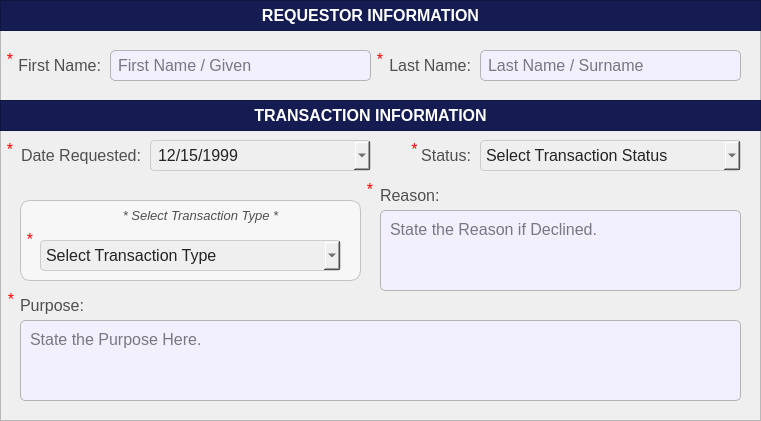
  <widget class="QFrame" name="basePopUpBodyFrame">
   <property name="geometry">
    <rect>
     <x>10</x>
     <y>50</y>
     <width>761</width>
     <height>421</height>
    </rect>
   </property>
   <property name="styleSheet">
    <string notr="true">#basePopUpBodyFrame {
	background-color: rgb(247, 247, 247);
	border: 1px solid rgb(194, 194, 194);
	border-radius: 10px;
}</string>
   </property>
   <property name="frameShape">
    <enum>QFrame::Shape::StyledPanel</enum>
   </property>
   <property name="frameShadow">
    <enum>QFrame::Shadow::Raised</enum>
   </property>
   <widget class="QFrame" name="basePopUpTitleFrame_3">
    <property name="geometry">
     <rect>
      <x>0</x>
      <y>100</y>
      <width>761</width>
      <height>31</height>
     </rect>
    </property>
    <property name="styleSheet">
     <string notr="true">#basePopUpTitleFrame_3 {
	background-color: #141c52;
}</string>
    </property>
    <property name="frameShape">
     <enum>QFrame::Shape::StyledPanel</enum>
    </property>
    <property name="frameShadow">
     <enum>QFrame::Shadow::Raised</enum>
    </property>
    <widget class="QLabel" name="label_title_3">
     <property name="geometry">
      <rect>
       <x>0</x>
       <y>0</y>
       <width>741</width>
       <height>31</height>
      </rect>
     </property>
     <property name="font">
      <font>
       <family>Arial</family>
       <pointsize>12</pointsize>
       <bold>true</bold>
      </font>
     </property>
     <property name="styleSheet">
      <string notr="true">#label_title_3{
	background-color:transparent;
	color: rgb(255, 255, 255);
}</string>
     </property>
     <property name="text">
      <string>TRANSACTION INFORMATION</string>
     </property>
     <property name="alignment">
      <set>Qt::AlignmentFlag::AlignCenter</set>
     </property>
    </widget>
   </widget>
   <widget class="QLineEdit" name="register_BusinessOwnerFirstName">
    <property name="geometry">
     <rect>
      <x>110</x>
      <y>50</y>
      <width>261</width>
      <height>31</height>
     </rect>
    </property>
    <property name="font">
     <font>
      <family>Arial</family>
      <pointsize>12</pointsize>
     </font>
    </property>
    <property name="styleSheet">
     <string notr="true">#register_BusinessOwnerFirstName{
	border: 1px solid #b3b3b3;  /* Black border */
    border-radius: 5px;        /* Rounded corners */
    padding: 5px;               /* Inner spacing */
    background-color: #f2efff;  /* Gray background */
    color: #000000; 
}

</string>
    </property>
    <property name="text">
     <string/>
    </property>
    <property name="maxLength">
     <number>50</number>
    </property>
    <property name="placeholderText">
     <string>First Name / Given</string>
    </property>
   </widget>
   <widget class="QLabel" name="register_labelBusinessStatus">
    <property name="geometry">
     <rect>
      <x>390</x>
      <y>140</y>
      <width>81</width>
      <height>31</height>
     </rect>
    </property>
    <property name="font">
     <font>
      <family>Arial</family>
      <pointsize>12</pointsize>
     </font>
    </property>
    <property name="styleSheet">
     <string notr="true">#register_labelBusinessStatus{
	background-color:transparent;
	color:#4f4f4f;
}</string>
    </property>
    <property name="text">
     <string>Status:</string>
    </property>
    <property name="alignment">
     <set>Qt::AlignmentFlag::AlignRight|Qt::AlignmentFlag::AlignTrailing|Qt::AlignmentFlag::AlignVCenter</set>
    </property>
   </widget>
   <widget class="QLabel" name="register_labelPurpose">
    <property name="geometry">
     <rect>
      <x>20</x>
      <y>290</y>
      <width>71</width>
      <height>31</height>
     </rect>
    </property>
    <property name="font">
     <font>
      <family>Arial</family>
      <pointsize>12</pointsize>
     </font>
    </property>
    <property name="styleSheet">
     <string notr="true">#register_labelPurpose{
	background-color:transparent;
	color:#4f4f4f;
}</string>
    </property>
    <property name="text">
     <string>Purpose:</string>
    </property>
    <property name="alignment">
     <set>Qt::AlignmentFlag::AlignLeading|Qt::AlignmentFlag::AlignLeft|Qt::AlignmentFlag::AlignVCenter</set>
    </property>
   </widget>
   <widget class="QComboBox" name="register_comboBox_TransactionStatus">
    <property name="geometry">
     <rect>
      <x>480</x>
      <y>140</y>
      <width>261</width>
      <height>31</height>
     </rect>
    </property>
    <property name="font">
     <font>
      <family>Arial</family>
      <pointsize>12</pointsize>
     </font>
    </property>
    <property name="styleSheet">
     <string notr="true">#register_comboBox_TransactionStatus{
	background-color: rgb(239, 239, 239); /* Correct property name */
    color: #242424; /* Set text color to black for better contrast */
    border: 1px solid #ccc; /* Optional: Add a light border */
    padding: 5px; /* Optional: Add some padding */
    border-radius: 4px; /* Optional: Rounded corners */
}</string>
    </property>
    <property name="placeholderText">
     <string>Select Transaction Status</string>
    </property>
    <property name="duplicatesEnabled">
     <bool>false</bool>
    </property>
    <item>
     <property name="text">
      <string>Pending</string>
     </property>
    </item>
    <item>
     <property name="text">
      <string>Approved</string>
     </property>
    </item>
    <item>
     <property name="text">
      <string>Declined</string>
     </property>
    </item>
   </widget>
   <widget class="QLabel" name="register_labelBusinessOwnerName">
    <property name="geometry">
     <rect>
      <x>10</x>
      <y>50</y>
      <width>91</width>
      <height>31</height>
     </rect>
    </property>
    <property name="font">
     <font>
      <family>Arial</family>
      <pointsize>12</pointsize>
     </font>
    </property>
    <property name="styleSheet">
     <string notr="true">#register_labelBusinessOwnerName{
	background-color:transparent;
	color:#4f4f4f;
}</string>
    </property>
    <property name="text">
     <string>First Name:</string>
    </property>
    <property name="alignment">
     <set>Qt::AlignmentFlag::AlignRight|Qt::AlignmentFlag::AlignTrailing|Qt::AlignmentFlag::AlignVCenter</set>
    </property>
   </widget>
   <widget class="QLineEdit" name="register_BusinessOwnerLastName">
    <property name="geometry">
     <rect>
      <x>480</x>
      <y>50</y>
      <width>261</width>
      <height>31</height>
     </rect>
    </property>
    <property name="font">
     <font>
      <family>Arial</family>
      <pointsize>12</pointsize>
     </font>
    </property>
    <property name="styleSheet">
     <string notr="true">#register_BusinessOwnerLastName{
	border: 1px solid #b3b3b3;  /* Black border */
    border-radius: 5px;        /* Rounded corners */
    padding: 5px;               /* Inner spacing */
    background-color: #f2efff;  /* Gray background */
    color: #000000; 
}

</string>
    </property>
    <property name="text">
     <string/>
    </property>
    <property name="maxLength">
     <number>50</number>
    </property>
    <property name="placeholderText">
     <string>Last Name / Surname</string>
    </property>
   </widget>
   <widget class="QLabel" name="register_labelBusinessOwnerName_2">
    <property name="geometry">
     <rect>
      <x>380</x>
      <y>50</y>
      <width>91</width>
      <height>31</height>
     </rect>
    </property>
    <property name="font">
     <font>
      <family>Arial</family>
      <pointsize>12</pointsize>
     </font>
    </property>
    <property name="styleSheet">
     <string notr="true">#register_labelBusinessOwnerName_2{
	background-color:transparent;
	color:#4f4f4f;
}</string>
    </property>
    <property name="text">
     <string>Last Name:</string>
    </property>
    <property name="alignment">
     <set>Qt::AlignmentFlag::AlignRight|Qt::AlignmentFlag::AlignTrailing|Qt::AlignmentFlag::AlignVCenter</set>
    </property>
   </widget>
   <widget class="QFrame" name="basePopUpTitleFrame_4">
    <property name="geometry">
     <rect>
      <x>0</x>
      <y>0</y>
      <width>761</width>
      <height>31</height>
     </rect>
    </property>
    <property name="styleSheet">
     <string notr="true">#basePopUpTitleFrame_4 {
	background-color: #141c52;
}</string>
    </property>
    <property name="frameShape">
     <enum>QFrame::Shape::StyledPanel</enum>
    </property>
    <property name="frameShadow">
     <enum>QFrame::Shadow::Raised</enum>
    </property>
    <widget class="QLabel" name="label_title_4">
     <property name="geometry">
      <rect>
       <x>0</x>
       <y>0</y>
       <width>741</width>
       <height>31</height>
      </rect>
     </property>
     <property name="font">
      <font>
       <family>Arial</family>
       <pointsize>12</pointsize>
       <bold>true</bold>
      </font>
     </property>
     <property name="styleSheet">
      <string notr="true">#label_title_4{
	background-color:transparent;
	color: rgb(255, 255, 255);
}</string>
     </property>
     <property name="text">
      <string>REQUESTOR INFORMATION</string>
     </property>
     <property name="alignment">
      <set>Qt::AlignmentFlag::AlignCenter</set>
     </property>
    </widget>
   </widget>
   <widget class="QPlainTextEdit" name="register_Purpose">
    <property name="geometry">
     <rect>
      <x>20</x>
      <y>320</y>
      <width>721</width>
      <height>81</height>
     </rect>
    </property>
    <property name="font">
     <font>
      <family>Arial</family>
      <pointsize>12</pointsize>
     </font>
    </property>
    <property name="styleSheet">
     <string notr="true">#register_Purpose{
	border: 1px solid #b3b3b3;  /* Black border */
    border-radius: 5px;        /* Rounded corners */
    padding: 5px;               /* Inner spacing */
    background-color: #f2efff;  /* Gray background */
    color: #000000; 
}

</string>
    </property>
    <property name="placeholderText">
     <string>State the Purpose Here.</string>
    </property>
   </widget>
   <widget class="QDateEdit" name="register_transaction_date_daterequested">
    <property name="geometry">
     <rect>
      <x>150</x>
      <y>140</y>
      <width>221</width>
      <height>31</height>
     </rect>
    </property>
    <property name="font">
     <font>
      <family>Arial</family>
      <pointsize>12</pointsize>
     </font>
    </property>
    <property name="styleSheet">
     <string notr="true">#register_transaction_date_daterequested{
	background-color: rgb(239, 239, 239); /* Correct property name */
    color: #242424; /* Set text color to black for better contrast */
    border: 1px solid #ccc; /* Optional: Add a light border */
    padding: 5px; /* Optional: Add some padding */
    border-radius: 4px; /* Optional: Rounded corners */
}</string>
    </property>
    <property name="dateTime">
     <datetime>
      <hour>0</hour>
      <minute>0</minute>
      <second>0</second>
      <year>1999</year>
      <month>12</month>
      <day>15</day>
     </datetime>
    </property>
    <property name="displayFormat">
     <string>MM/dd/yyyy</string>
    </property>
    <property name="calendarPopup">
     <bool>true</bool>
    </property>
    <property name="currentSectionIndex">
     <number>0</number>
    </property>
    <property name="timeSpec">
     <enum>Qt::TimeSpec::UTC</enum>
    </property>
   </widget>
   <widget class="QLabel" name="register_labelDateRequested">
    <property name="geometry">
     <rect>
      <x>10</x>
      <y>140</y>
      <width>131</width>
      <height>31</height>
     </rect>
    </property>
    <property name="font">
     <font>
      <family>Arial</family>
      <pointsize>12</pointsize>
     </font>
    </property>
    <property name="styleSheet">
     <string notr="true">#register_labelDateRequested{
	background-color:transparent;
	color:#4f4f4f;
}</string>
    </property>
    <property name="text">
     <string>Date Requested:</string>
    </property>
    <property name="alignment">
     <set>Qt::AlignmentFlag::AlignRight|Qt::AlignmentFlag::AlignTrailing|Qt::AlignmentFlag::AlignVCenter</set>
    </property>
   </widget>
   <widget class="QFrame" name="basePopUpBodyFrame_6">
    <property name="geometry">
     <rect>
      <x>20</x>
      <y>200</y>
      <width>341</width>
      <height>81</height>
     </rect>
    </property>
    <property name="styleSheet">
     <string notr="true">#basePopUpBodyFrame_6 {
	background-color: rgb(247, 247, 247);
	border: 1px solid rgb(194, 194, 194);
	border-radius: 10px;
}</string>
    </property>
    <property name="frameShape">
     <enum>QFrame::Shape::StyledPanel</enum>
    </property>
    <property name="frameShadow">
     <enum>QFrame::Shadow::Raised</enum>
    </property>
    <widget class="QLabel" name="labelNote_5">
     <property name="geometry">
      <rect>
       <x>0</x>
       <y>0</y>
       <width>361</width>
       <height>31</height>
      </rect>
     </property>
     <property name="font">
      <font>
       <family>Arial</family>
       <pointsize>10</pointsize>
       <italic>true</italic>
       <bold>false</bold>
      </font>
     </property>
     <property name="styleSheet">
      <string notr="true">#labelNote_5 {
	background-color: transparent;
	color: #4f4f4f;
}
</string>
     </property>
     <property name="text">
      <string>* Select Transaction Type *</string>
     </property>
     <property name="alignment">
      <set>Qt::AlignmentFlag::AlignCenter</set>
     </property>
    </widget>
    <widget class="QComboBox" name="register_comboBox_TransactionType">
     <property name="geometry">
      <rect>
       <x>20</x>
       <y>40</y>
       <width>301</width>
       <height>31</height>
      </rect>
     </property>
     <property name="font">
      <font>
       <family>Arial</family>
       <pointsize>12</pointsize>
      </font>
     </property>
     <property name="styleSheet">
      <string notr="true">#register_comboBox_TransactionType{
	background-color: rgb(239, 239, 239); /* Correct property name */
    color: #242424; /* Set text color to black for better contrast */
    border: 1px solid #ccc; /* Optional: Add a light border */
    padding: 5px; /* Optional: Add some padding */
    border-radius: 4px; /* Optional: Rounded corners */
}</string>
     </property>
     <property name="placeholderText">
      <string>Select Transaction Type</string>
     </property>
     <property name="duplicatesEnabled">
      <bool>false</bool>
     </property>
     <item>
      <property name="text">
       <string>Assistance for Government Programs</string>
      </property>
     </item>
     <item>
      <property name="text">
       <string>Barangay ID</string>
      </property>
     </item>
     <item>
      <property name="text">
       <string>Barangay Business Clearance</string>
      </property>
     </item>
     <item>
      <property name="text">
       <string>Barangay Clearance</string>
      </property>
     </item>
     <item>
      <property name="text">
       <string>Barangay Permit for Events</string>
      </property>
     </item>
     <item>
      <property name="text">
       <string>Barangay Protection Order (BPO)</string>
      </property>
     </item>
     <item>
      <property name="text">
       <string>Certificate of Death Notification</string>
      </property>
     </item>
     <item>
      <property name="text">
       <string>Certificate of Indigency</string>
      </property>
     </item>
     <item>
      <property name="text">
       <string>Certificate for Marriage Requirements</string>
      </property>
     </item>
     <item>
      <property name="text">
       <string>Certificate of Residency</string>
      </property>
     </item>
     <item>
      <property name="text">
       <string>Certificate of Transfer</string>
      </property>
     </item>
     <item>
      <property name="text">
       <string>Community Tax Certificate (Cedula)</string>
      </property>
     </item>
     <item>
      <property name="text">
       <string>Endorsement Letter / Refferal Letter</string>
      </property>
     </item>
     <item>
      <property name="text">
       <string>Health Certificate</string>
      </property>
     </item>
     <item>
      <property name="text">
       <string>Others</string>
      </property>
     </item>
    </widget>
    <widget class="QLabel" name="label_req_7">
     <property name="geometry">
      <rect>
       <x>0</x>
       <y>30</y>
       <width>20</width>
       <height>31</height>
      </rect>
     </property>
     <property name="font">
      <font>
       <family>Arial</family>
       <pointsize>12</pointsize>
       <bold>false</bold>
      </font>
     </property>
     <property name="styleSheet">
      <string notr="true">#label_req_7 {
	background-color: transparent;
	color: red;
}
</string>
     </property>
     <property name="text">
      <string>*</string>
     </property>
     <property name="alignment">
      <set>Qt::AlignmentFlag::AlignHCenter|Qt::AlignmentFlag::AlignTop</set>
     </property>
    </widget>
   </widget>
   <widget class="QLabel" name="register_labelReason">
    <property name="geometry">
     <rect>
      <x>380</x>
      <y>180</y>
      <width>71</width>
      <height>31</height>
     </rect>
    </property>
    <property name="font">
     <font>
      <family>Arial</family>
      <pointsize>12</pointsize>
     </font>
    </property>
    <property name="styleSheet">
     <string notr="true">#register_labelReason{
	background-color:transparent;
	color:#4f4f4f;
}</string>
    </property>
    <property name="text">
     <string>Reason:</string>
    </property>
    <property name="alignment">
     <set>Qt::AlignmentFlag::AlignLeading|Qt::AlignmentFlag::AlignLeft|Qt::AlignmentFlag::AlignVCenter</set>
    </property>
   </widget>
   <widget class="QPlainTextEdit" name="register_Reason">
    <property name="geometry">
     <rect>
      <x>380</x>
      <y>210</y>
      <width>361</width>
      <height>81</height>
     </rect>
    </property>
    <property name="font">
     <font>
      <family>Arial</family>
      <pointsize>12</pointsize>
     </font>
    </property>
    <property name="styleSheet">
     <string notr="true">#register_Reason{
	border: 1px solid #b3b3b3;  /* Black border */
    border-radius: 5px;        /* Rounded corners */
    padding: 5px;               /* Inner spacing */
    background-color: #f2efff;  /* Gray background */
    color: #000000; 
}

</string>
    </property>
    <property name="placeholderText">
     <string>State the Reason if Declined.</string>
    </property>
   </widget>
   <widget class="QLabel" name="label_req_1">
    <property name="geometry">
     <rect>
      <x>1</x>
      <y>290</y>
      <width>20</width>
      <height>31</height>
     </rect>
    </property>
    <property name="font">
     <font>
      <family>Arial</family>
      <pointsize>12</pointsize>
      <bold>false</bold>
     </font>
    </property>
    <property name="styleSheet">
     <string notr="true">#label_req_1 {
	background-color: transparent;
	color: red;
}
</string>
    </property>
    <property name="text">
     <string>*</string>
    </property>
    <property name="alignment">
     <set>Qt::AlignmentFlag::AlignHCenter|Qt::AlignmentFlag::AlignTop</set>
    </property>
   </widget>
   <widget class="QLabel" name="label_req_2">
    <property name="geometry">
     <rect>
      <x>0</x>
      <y>50</y>
      <width>20</width>
      <height>31</height>
     </rect>
    </property>
    <property name="font">
     <font>
      <family>Arial</family>
      <pointsize>12</pointsize>
      <bold>false</bold>
     </font>
    </property>
    <property name="styleSheet">
     <string notr="true">#label_req_2 {
	background-color: transparent;
	color: red;
}
</string>
    </property>
    <property name="text">
     <string>*</string>
    </property>
    <property name="alignment">
     <set>Qt::AlignmentFlag::AlignHCenter|Qt::AlignmentFlag::AlignTop</set>
    </property>
   </widget>
   <widget class="QLabel" name="label_req_3">
    <property name="geometry">
     <rect>
      <x>370</x>
      <y>50</y>
      <width>20</width>
      <height>31</height>
     </rect>
    </property>
    <property name="font">
     <font>
      <family>Arial</family>
      <pointsize>12</pointsize>
      <bold>false</bold>
     </font>
    </property>
    <property name="styleSheet">
     <string notr="true">#label_req_3 {
	background-color: transparent;
	color: red;
}
</string>
    </property>
    <property name="text">
     <string>*</string>
    </property>
    <property name="alignment">
     <set>Qt::AlignmentFlag::AlignHCenter|Qt::AlignmentFlag::AlignTop</set>
    </property>
   </widget>
   <widget class="QLabel" name="label_req_4">
    <property name="geometry">
     <rect>
      <x>0</x>
      <y>140</y>
      <width>20</width>
      <height>31</height>
     </rect>
    </property>
    <property name="font">
     <font>
      <family>Arial</family>
      <pointsize>12</pointsize>
      <bold>false</bold>
     </font>
    </property>
    <property name="styleSheet">
     <string notr="true">#label_req_4 {
	background-color: transparent;
	color: red;
}
</string>
    </property>
    <property name="text">
     <string>*</string>
    </property>
    <property name="alignment">
     <set>Qt::AlignmentFlag::AlignHCenter|Qt::AlignmentFlag::AlignTop</set>
    </property>
   </widget>
   <widget class="QLabel" name="label_req_5">
    <property name="geometry">
     <rect>
      <x>399</x>
      <y>140</y>
      <width>31</width>
      <height>31</height>
     </rect>
    </property>
    <property name="font">
     <font>
      <family>Arial</family>
      <pointsize>12</pointsize>
      <bold>false</bold>
     </font>
    </property>
    <property name="styleSheet">
     <string notr="true">#label_req_5 {
	background-color: transparent;
	color: red;
}
</string>
    </property>
    <property name="text">
     <string>*</string>
    </property>
    <property name="alignment">
     <set>Qt::AlignmentFlag::AlignHCenter|Qt::AlignmentFlag::AlignTop</set>
    </property>
   </widget>
   <widget class="QLabel" name="label_req_6">
    <property name="geometry">
     <rect>
      <x>360</x>
      <y>180</y>
      <width>20</width>
      <height>31</height>
     </rect>
    </property>
    <property name="font">
     <font>
      <family>Arial</family>
      <pointsize>12</pointsize>
      <bold>false</bold>
     </font>
    </property>
    <property name="styleSheet">
     <string notr="true">#label_req_6 {
	background-color: transparent;
	color: red;
}
</string>
    </property>
    <property name="text">
     <string>*</string>
    </property>
    <property name="alignment">
     <set>Qt::AlignmentFlag::AlignHCenter|Qt::AlignmentFlag::AlignTop</set>
    </property>
   </widget>
  </widget>
